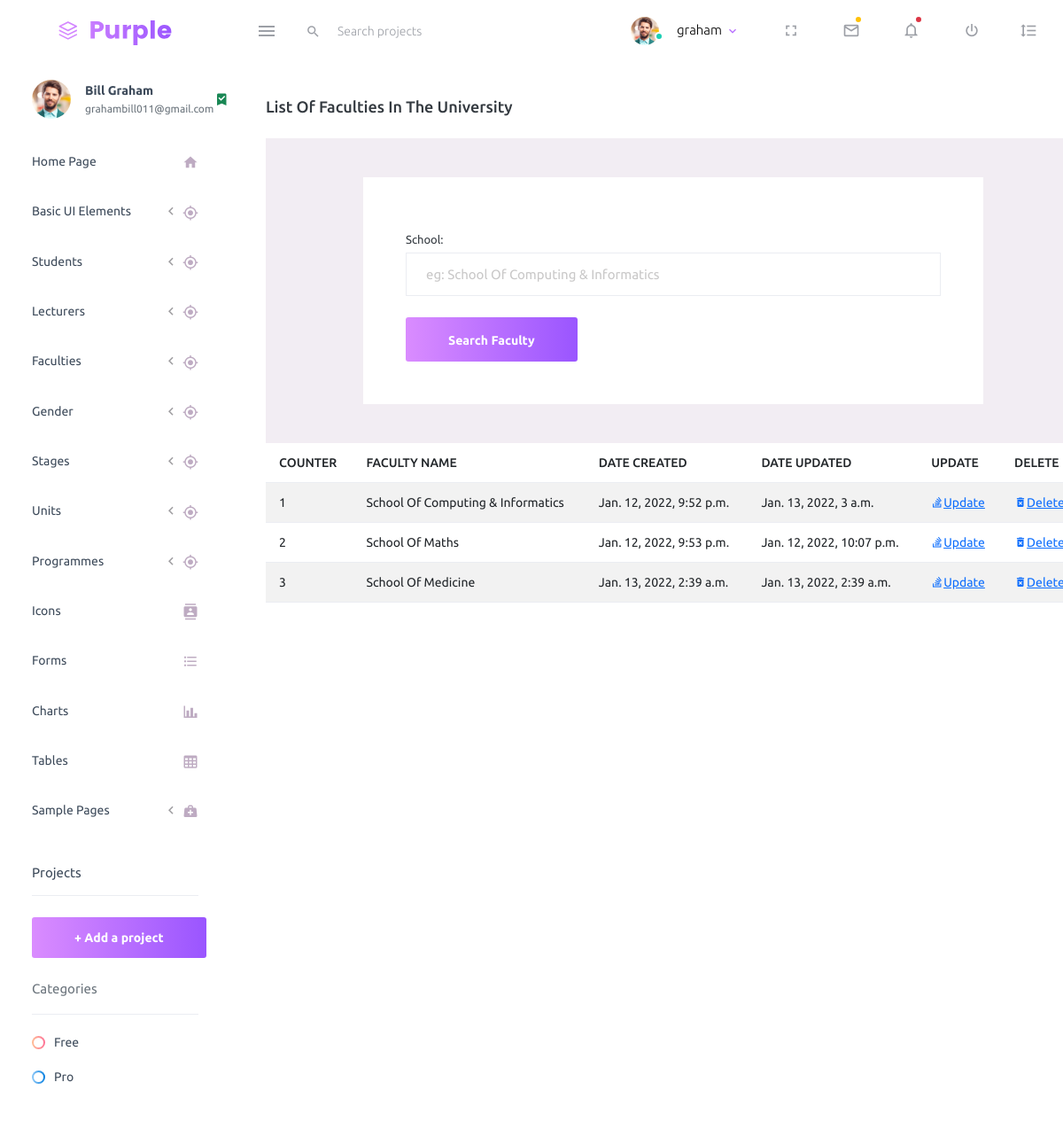
The app's page /school/list-faculty/ (signed in), older data.
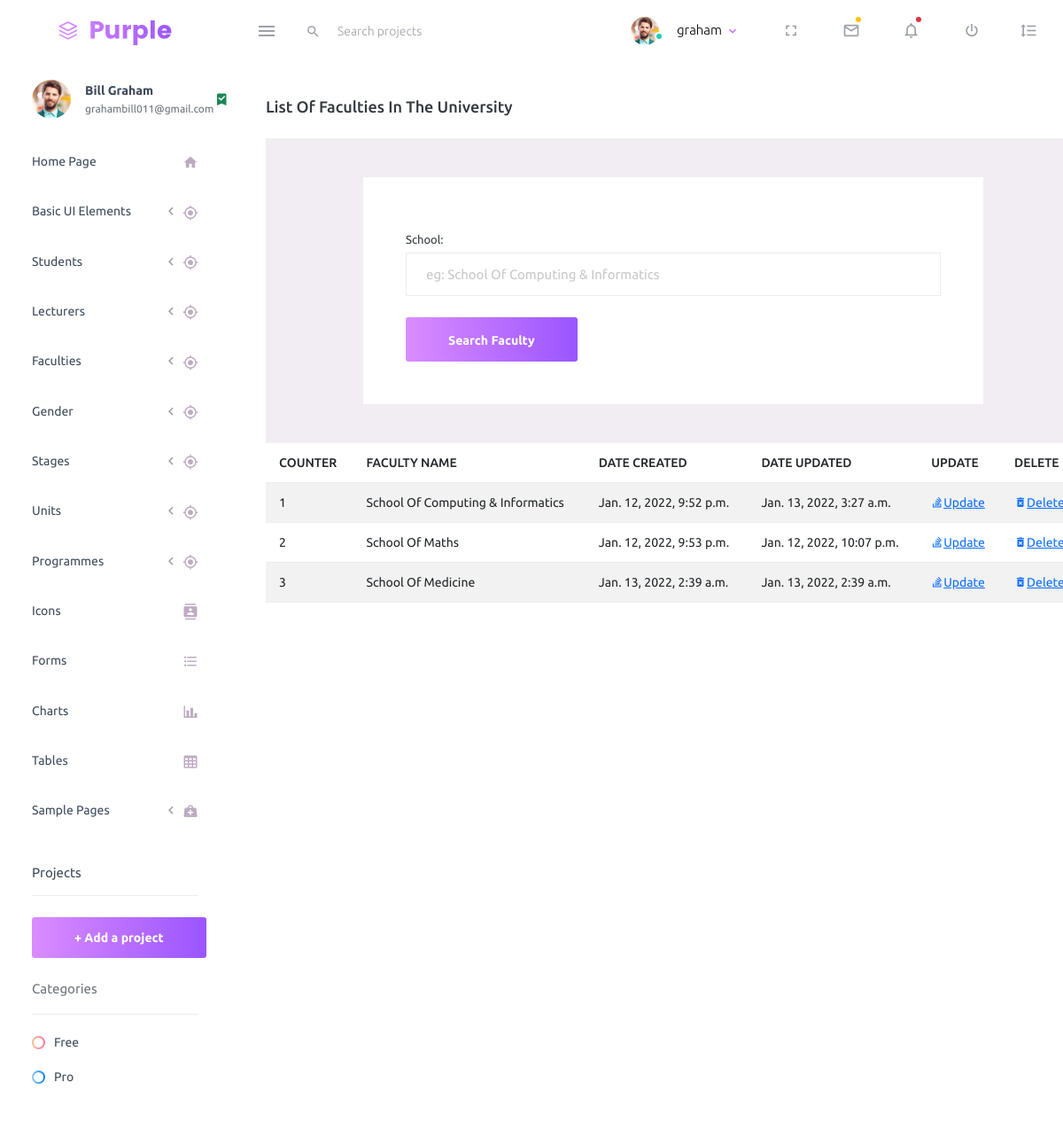
The same page, newer data.
### school/models.py (models this page shows, shortened)
class Faculty(models.Model):
    school=models.CharField(max_length=255, blank=True, null=True)
    date_created=models.DateTimeField(null=True, blank=True, auto_now_add=True)
    date_updated=models.DateTimeField(null=True, blank=True, auto_now=True)

### school/views.py (the view)
# urls.py: path('list-faculty/', views.ListFaculty, name='list-faculty'),
@login_required
def ListFaculty(request):
	title = 'List of Faculties In The University'
	form = FacultySearchForm(request.POST or None)
	queryset = Faculty.objects.all()
	context = {
		"title": title,
		"queryset": queryset,
	}
	if request.method == 'POST':
		queryset = Faculty.objects.filter(school__icontains=form['school'].value())
	context = {
	"form": form,
	"title": title,
	"queryset": queryset,
	}
	return render(request, "school/list-faculty.html", context)

### school/forms.py
class FacultySearchForm(forms.ModelForm):
    class Meta:
        model=Faculty
        fields=['school']
        widgets = {'school':forms.TextInput(attrs={'class':'form-control','placeholder':'eg: School Of Computing & Informatics'})}

### school/templates/school/list-faculty.html (shortened to what this page needs)
{% extends 'index2.html' %}
{% load static %}
{% block content %}
<div class="col-lg-10 grid-margin stretch-card">
    <div class="card">
      <div class="card-body">
        <h4 class="card-title">{{title}}</h4>
        <div class="content-wrapper d-flex align-items-center auth">
            <div class="row flex-grow">
              <div class="col-lg-10 mx-auto">
                <div class="auth-form-light text-left p-5">
                  <form class="pt-3" method="post" action="">
                      <fieldset>
                        {% for fm in form %}
                            <div class="form-group">
                                {{fm.label_tag}}
                                {{fm}}
                            </div>
                        {% endfor %}
                        <div class="mt-3">
                          <button class="btn btn-block btn-gradient-primary btn-lg font-weight-medium auth-form-btn" type="submit">Search Faculty</button>
                        </div>
                      </fieldset>
                  </form>
                </div>
              </div>
            </div>
          </div>
        <div class="col-lg-12 table-responsive fixed-table-body">
          <table class="table table-striped">
            <thead>
              <tr>
                <th> COUNTER </th>
                <th> FACULTY NAME </th>
                <th> DATE CREATED </th>
                <th> DATE UPDATED </th>
                <th> UPDATE </th>
                <th> DELETE </th>
              </tr>
            </thead>
            <tbody>
              {% for instance in queryset %}
              <tr>
                  <td class="py-1">{{forloop.counter}}</td>
                  <td>{{instance.school}}</td>
                  <td>{{instance.date_created}}</td>
                  <td>{{instance.date_updated}}</td>
                  <td><a class="mdi mdi-stack-overflow" href="{% url 'school:edit-faculty' instance.id%}">Update</a></td>
                  <td><a class="mdi mdi-delete-forever" href="{% url 'school:delete-faculty' instance.id%}">Delete</a></td>
              </tr>
              {% endfor %}
            </tbody>
          </table>
        </div>
      </div>
    </div>
  </div>
  {% endblock content %}

Row changes from the older to the newer data that the page shows:
changed Faculty "School Of Computing & Informatics": date_updated "Jan. 13, 2022, 3 a.m." → "Jan. 13, 2022, 3:27 a.m."
